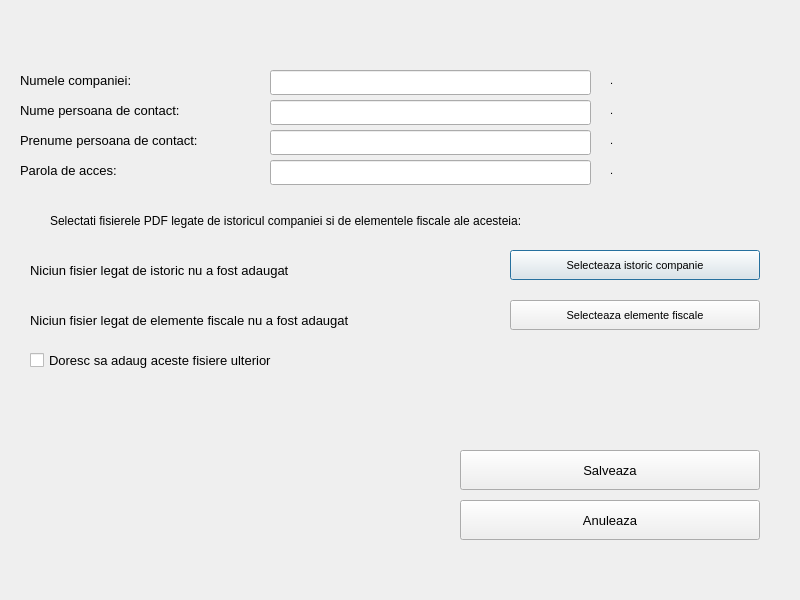
<?xml version="1.0" encoding="UTF-8"?>
<ui version="4.0">
 <class>NewUser</class>
 <widget class="QDialog" name="NewUser">
  <property name="geometry">
   <rect>
    <x>0</x>
    <y>0</y>
    <width>800</width>
    <height>600</height>
   </rect>
  </property>
  <property name="font">
   <font>
    <pointsize>10</pointsize>
   </font>
  </property>
  <property name="windowTitle">
   <string>Dialog</string>
  </property>
  <widget class="QLabel" name="label">
   <property name="geometry">
    <rect>
     <x>50</x>
     <y>10</y>
     <width>711</width>
     <height>41</height>
    </rect>
   </property>
   <property name="font">
    <font>
     <pointsize>9</pointsize>
    </font>
   </property>
   <property name="text">
    <string/>
   </property>
  </widget>
  <widget class="QLabel" name="label_2">
   <property name="geometry">
    <rect>
     <x>20</x>
     <y>70</y>
     <width>231</width>
     <height>21</height>
    </rect>
   </property>
   <property name="text">
    <string>Numele companiei:</string>
   </property>
  </widget>
  <widget class="QLabel" name="label_3">
   <property name="geometry">
    <rect>
     <x>20</x>
     <y>100</y>
     <width>231</width>
     <height>21</height>
    </rect>
   </property>
   <property name="text">
    <string>Nume persoana de contact:</string>
   </property>
  </widget>
  <widget class="QLabel" name="label_4">
   <property name="geometry">
    <rect>
     <x>20</x>
     <y>130</y>
     <width>231</width>
     <height>21</height>
    </rect>
   </property>
   <property name="text">
    <string>Prenume persoana de contact:</string>
   </property>
  </widget>
  <widget class="QLineEdit" name="compEdit">
   <property name="geometry">
    <rect>
     <x>270</x>
     <y>70</y>
     <width>321</width>
     <height>25</height>
    </rect>
   </property>
  </widget>
  <widget class="QLineEdit" name="numeEdit">
   <property name="geometry">
    <rect>
     <x>270</x>
     <y>100</y>
     <width>321</width>
     <height>25</height>
    </rect>
   </property>
  </widget>
  <widget class="QLineEdit" name="prenEdit">
   <property name="geometry">
    <rect>
     <x>270</x>
     <y>130</y>
     <width>321</width>
     <height>25</height>
    </rect>
   </property>
  </widget>
  <widget class="QLabel" name="label_5">
   <property name="geometry">
    <rect>
     <x>50</x>
     <y>200</y>
     <width>711</width>
     <height>41</height>
    </rect>
   </property>
   <property name="font">
    <font>
     <pointsize>9</pointsize>
    </font>
   </property>
   <property name="text">
    <string>Selectati fisierele PDF legate de istoricul companiei si de elementele fiscale ale acesteia:</string>
   </property>
  </widget>
  <widget class="QLabel" name="istoricPrint">
   <property name="geometry">
    <rect>
     <x>30</x>
     <y>260</y>
     <width>411</width>
     <height>21</height>
    </rect>
   </property>
   <property name="text">
    <string>Niciun fisier legat de istoric nu a fost adaugat</string>
   </property>
  </widget>
  <widget class="QLabel" name="fiscalPrint">
   <property name="geometry">
    <rect>
     <x>30</x>
     <y>310</y>
     <width>421</width>
     <height>21</height>
    </rect>
   </property>
   <property name="text">
    <string>Niciun fisier legat de elemente fiscale nu a fost adaugat</string>
   </property>
  </widget>
  <widget class="QPushButton" name="adIstoric">
   <property name="geometry">
    <rect>
     <x>510</x>
     <y>250</y>
     <width>250</width>
     <height>30</height>
    </rect>
   </property>
   <property name="font">
    <font>
     <pointsize>8</pointsize>
    </font>
   </property>
   <property name="text">
    <string>Selecteaza istoric companie</string>
   </property>
  </widget>
  <widget class="QPushButton" name="adFiscal">
   <property name="geometry">
    <rect>
     <x>510</x>
     <y>300</y>
     <width>250</width>
     <height>30</height>
    </rect>
   </property>
   <property name="font">
    <font>
     <pointsize>8</pointsize>
    </font>
   </property>
   <property name="text">
    <string>Selecteaza elemente fiscale</string>
   </property>
  </widget>
  <widget class="QPushButton" name="saveButton">
   <property name="geometry">
    <rect>
     <x>460</x>
     <y>450</y>
     <width>300</width>
     <height>40</height>
    </rect>
   </property>
   <property name="text">
    <string>Salveaza</string>
   </property>
  </widget>
  <widget class="QPushButton" name="cancelButton">
   <property name="geometry">
    <rect>
     <x>460</x>
     <y>500</y>
     <width>300</width>
     <height>40</height>
    </rect>
   </property>
   <property name="text">
    <string>Anuleaza</string>
   </property>
  </widget>
  <widget class="QLabel" name="label_6">
   <property name="geometry">
    <rect>
     <x>20</x>
     <y>160</y>
     <width>231</width>
     <height>21</height>
    </rect>
   </property>
   <property name="text">
    <string>Parola de acces:</string>
   </property>
  </widget>
  <widget class="QLineEdit" name="passEdit">
   <property name="geometry">
    <rect>
     <x>270</x>
     <y>160</y>
     <width>321</width>
     <height>25</height>
    </rect>
   </property>
   <property name="echoMode">
    <enum>QLineEdit::Password</enum>
   </property>
  </widget>
  <widget class="QLabel" name="er4">
   <property name="geometry">
    <rect>
     <x>610</x>
     <y>160</y>
     <width>171</width>
     <height>21</height>
    </rect>
   </property>
   <property name="font">
    <font>
     <pointsize>8</pointsize>
    </font>
   </property>
   <property name="text">
    <string>.</string>
   </property>
  </widget>
  <widget class="QLabel" name="er3">
   <property name="geometry">
    <rect>
     <x>610</x>
     <y>130</y>
     <width>171</width>
     <height>21</height>
    </rect>
   </property>
   <property name="font">
    <font>
     <pointsize>8</pointsize>
    </font>
   </property>
   <property name="text">
    <string>.</string>
   </property>
  </widget>
  <widget class="QLabel" name="er2">
   <property name="geometry">
    <rect>
     <x>610</x>
     <y>100</y>
     <width>171</width>
     <height>21</height>
    </rect>
   </property>
   <property name="font">
    <font>
     <pointsize>8</pointsize>
    </font>
   </property>
   <property name="text">
    <string>.</string>
   </property>
  </widget>
  <widget class="QLabel" name="er1">
   <property name="geometry">
    <rect>
     <x>610</x>
     <y>70</y>
     <width>171</width>
     <height>21</height>
    </rect>
   </property>
   <property name="font">
    <font>
     <pointsize>8</pointsize>
    </font>
   </property>
   <property name="text">
    <string>.</string>
   </property>
  </widget>
  <widget class="QCheckBox" name="checkBox">
   <property name="geometry">
    <rect>
     <x>30</x>
     <y>350</y>
     <width>421</width>
     <height>20</height>
    </rect>
   </property>
   <property name="text">
    <string>Doresc sa adaug aceste fisiere ulterior</string>
   </property>
  </widget>
 </widget>
 <resources/>
 <connections/>
</ui>
